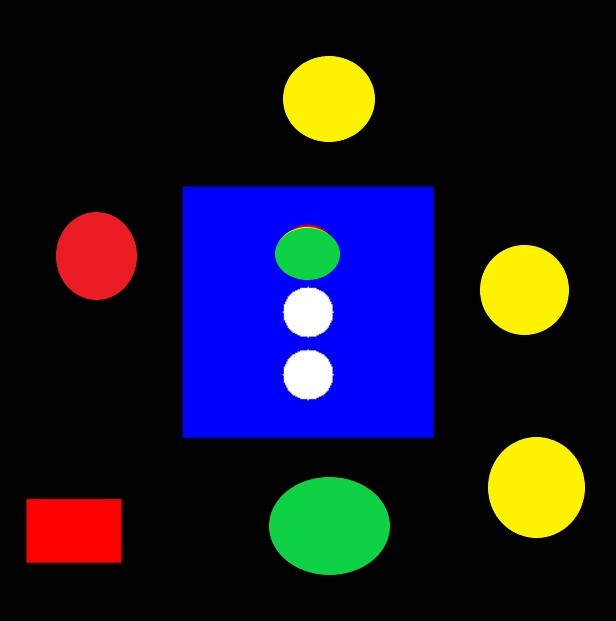
#> input picture test2.jpeg, 616 x 621 px
$ jupyter execute Traffic_light_detection.ipynb
#> lines starting #> are read from the running program, lines starting #| are printed output that depends on the picture; after the words box and inside, x2 and y2 are one past the last pixel; in counts of white or black regions, pixels touching at a corner belong together
#> further down, img is the input picture: shape (621, 616, 3); mean B, G, R 43.7, 23.2, 24.9
[cell 1]
import cv2
import numpy as np

[cell 2]
def traffic_signal(img):

    #img = cv2.imread('test2.jpeg')
    blue_box = cv2.inRange(img,np.array([254,0,0]),np.array([255,0,0]))
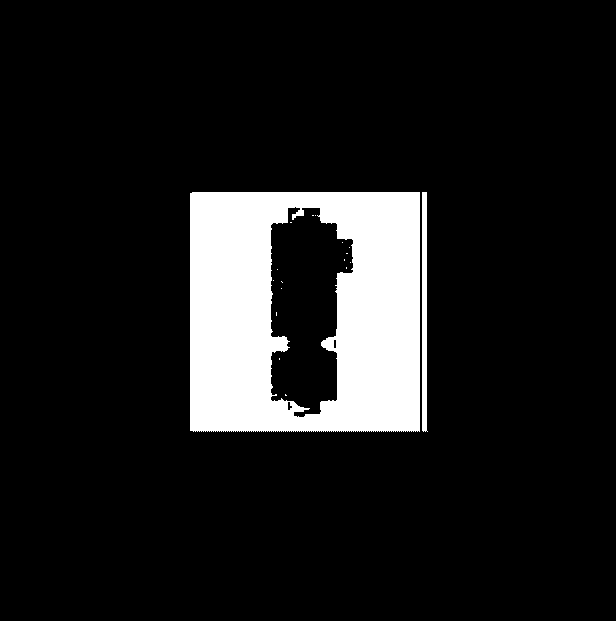
#> blue_box: shape (621, 616); 11.5% white; 18 white regions (16 under 20 px)
    contours,heirarchy = cv2.findContours(blue_box, cv2.RETR_TREE, cv2.CHAIN_APPROX_SIMPLE)
#> contours = 21 contours, 16 with area under 20; largest, box (x1, y1, x2, y2) and area: (190, 192, 420, 432) 54614, (270, 206, 354, 418) 12758, (422, 192, 428, 432) 954, (287, 401, 293, 411) 30, (333, 339, 337, 349) 25
    max_contour = max(contours,key = cv2.contourArea)
#> max_contour = contour of 233 points, box (x1, y1, x2, y2) (190, 192, 420, 432), area 54614

    for cnt in [max_contour]:
        approx = cv2.approxPolyDP(cnt, 0.009 * cv2.arcLength(cnt, True), True)
        n = approx.ravel()
        i = 0
        x_bluebox = []
        y_bluebox = []
        for j in n :
            if(i % 2 == 0):
                x_bluebox.append(n[i])
                y_bluebox.append(n[i + 1])
            i = i + 1
#> this loop made 1 pass
#> n on pass 1: [190, 193, 190, 430, 419, 431, 419, 192]

    min_x , max_x = min(x_bluebox) , max(x_bluebox)
#> min_x = 190; max_x = 419
    min_y , max_y = min(y_bluebox) , max(y_bluebox)
#> min_y = 192; max_y = 431

    red = cv2.inRange(img , np.array([0,0,100]) , np.array([50,50,255]))
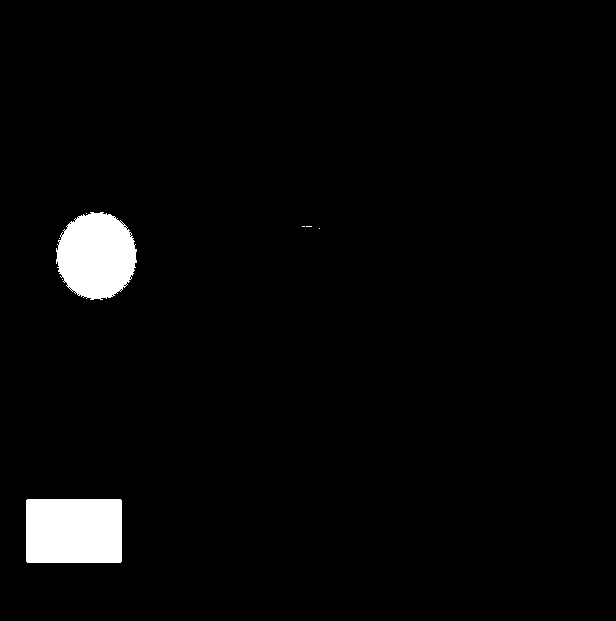
#> red: shape (621, 616); 3% white; 8 white regions (6 under 20 px)
    cnts_r,_ = cv2.findContours(red,cv2.RETR_TREE,cv2.CHAIN_APPROX_SIMPLE)
#> cnts_r = 38 contours, 36 with area under 20; largest, box (x1, y1, x2, y2) and area: (26, 499, 122, 563) 5983, (56, 212, 137, 300) 5322
    in_box_r = []
    for i in cnts_r:
        M = cv2.moments(i)
        if M['m00'] != 0:
            cx = int(M['m10']/M['m00'])
            cy = int(M['m01']/M['m00'])
            if cx>min_x and cx<max_x:
                if cy>min_y and cy<max_y:
                    in_box_r.append(i)
#> this loop made 38 passes
#> (i, cx, cy) on passes 9, 10, 11, 12, 13, 14, 15, 16, 17, 19, 20: ([[111, 295], [112, 294], [113, 295], [112, 296]], 112, 295), ([[77, 294], [78, 293], [79, 294], [78, 295]], 78, 294), ([[74, 292], [75, 291], [76, 292], [75, 293]], 75, 292), ([[119, 290], [120, 289], [121, 290], [120, 291]], 120, 290), ([[71, 290], [72, 289], [73, 290], [72, 291]], 72, 290), ([[120, 289], [121, 288], [122, 289], [121, 290]], 121, 289), ([[70, 289], [71, 288], [72, 289], [71, 290]], 71, 289), ([[69, 288], [70, 287], [71, 288], [70, 289]], 70, 288), ([[68, 287], [69, 286], [70, 287], [69, 288]], 69, 287), ([[66, 285], [67, 284], [68, 285], [67, 286]], 67, 285), ([[125, 284], [126, 283], [127, 284], [126, 285]], 126, 284)
#> (cx, cy) on passes 1, 8, 18, 22, 25, 26: (73, 530), (96, 255), (124, 285), (130, 277), (61, 235), (130, 233)
#> after the loop, in_box_r = []

    yellow = cv2.inRange(img , np.array([0,230,230]) , np.array([110,255,255]))
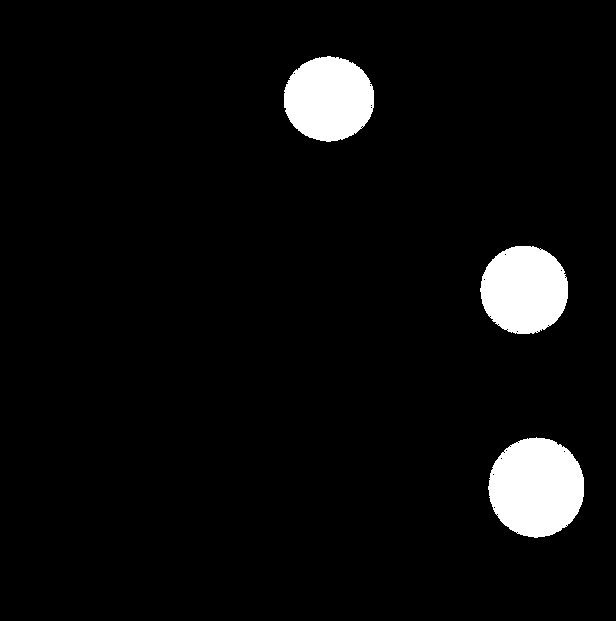
#> yellow: shape (621, 616); 5.1% white; 3 white regions
    cnts_y,_ = cv2.findContours(yellow,cv2.RETR_TREE,cv2.CHAIN_APPROX_SIMPLE)
#> cnts_y = 31 contours, 28 with area under 20; largest, box (x1, y1, x2, y2) and area: (488, 437, 584, 538) 7368, (480, 246, 568, 334) 6002, (284, 56, 374, 142) 5915
    in_box_y = []
    for i in cnts_y:
        M = cv2.moments(i)
        if M['m00'] != 0:
            cx = int(M['m10']/M['m00'])
            cy = int(M['m01']/M['m00'])
            if cx>min_x and cx<max_x:
                if cy>min_y and cy<max_y:
                    in_box_y.append(i)
#> this loop made 31 passes
#> (i, cx, cy) on passes 2 to 12: ([[516, 532], [517, 531], [518, 532], [517, 533]], 517, 532), ([[565, 525], [566, 524], [567, 525], [566, 526]], 566, 525), ([[496, 514], [497, 513], [498, 514], [497, 515]], 497, 514), ([[493, 507], [494, 506], [495, 507], [494, 508]], 494, 507), ([[492, 474], [493, 473], [494, 474], [493, 475]], 493, 474), ([[500, 458], [501, 457], [502, 458], [501, 459]], 501, 458), ([[503, 452], [504, 451], [505, 452], [504, 453]], 504, 452), ([[563, 451], [564, 450], [565, 451], [564, 452]], 564, 451), ([[505, 450], [506, 449], [507, 450], [506, 451]], 506, 450), ([[509, 446], [510, 445], [511, 446], [510, 447]], 510, 446), ([[517, 442], [518, 441], [519, 442], [518, 443]], 518, 442)
#> (cx, cy) on passes 1, 13, 25: (535, 487), (523, 289), (328, 98)
#> after the loop, in_box_y = []

    green = cv2.inRange(img , np.array([0,200,0]) , np.array([100,255,100]))
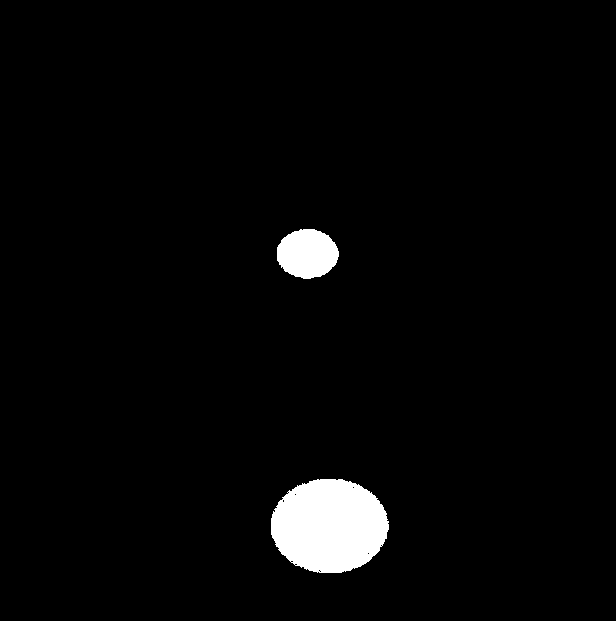
#> green: shape (621, 616); 2.9% white; 2 white regions
    cnts_g,_ = cv2.findContours(green,cv2.RETR_TREE,cv2.CHAIN_APPROX_SIMPLE)
#> cnts_g = 12 contours, 10 with area under 20; largest, box (x1, y1, x2, y2) and area: (271, 479, 389, 573) 8558, (277, 229, 339, 279) 2312
    in_box_g = []
    for i in cnts_g:
        M = cv2.moments(i)
        if M['m00'] != 0:
            cx = int(M['m10']/M['m00'])
            cy = int(M['m01']/M['m00'])
            if cx>min_x and cx<max_x:
                if cx>min_y and cy<max_y:
                    in_box_g.append(i)
#> this loop made 12 passes
#> (i, cx, cy) on passes 2, 3, 6, 7, 9, 10, 11: ([[319, 571], [320, 570], [321, 571], [320, 572]], 320, 571), ([[318, 570], [319, 569], [320, 570], [319, 571]], 319, 570), ([[367, 553], [368, 552], [369, 553], [368, 554]], 368, 553), ([[380, 545], [381, 544], [382, 545], [381, 546]], 381, 545), ([[294, 494], [295, 493], [296, 494], [295, 495]], 295, 494), ([[287, 492], [288, 491], [289, 492], [288, 493]], 288, 492), ([[352, 487], [353, 486], [354, 487], [353, 488]], 353, 487)
#> (cx, cy) on passes 1, 4, 5, 8, 12: (329, 525), (295, 564), (291, 561), (283, 500), (307, 253)
#> after the loop, in_box_g = 1 contour; box (x1, y1, x2, y2) and area: (277, 229, 339, 279) 2312

    if len(in_box_r)==1 and len(in_box_y)==0 and len(in_box_g)==0:
        print("RED")
    elif len(in_box_r)==0 and len(in_box_y)==1 and len(in_box_g)==0:
        print("YELLOW")
    elif len(in_box_r)==0 and len(in_box_y)==0 and len(in_box_g)==1:
        print("GREEN")
    else:
        print("ERROR")

[cell 3]
img = cv2.imread('test2.jpeg')
traffic_signal(img)
